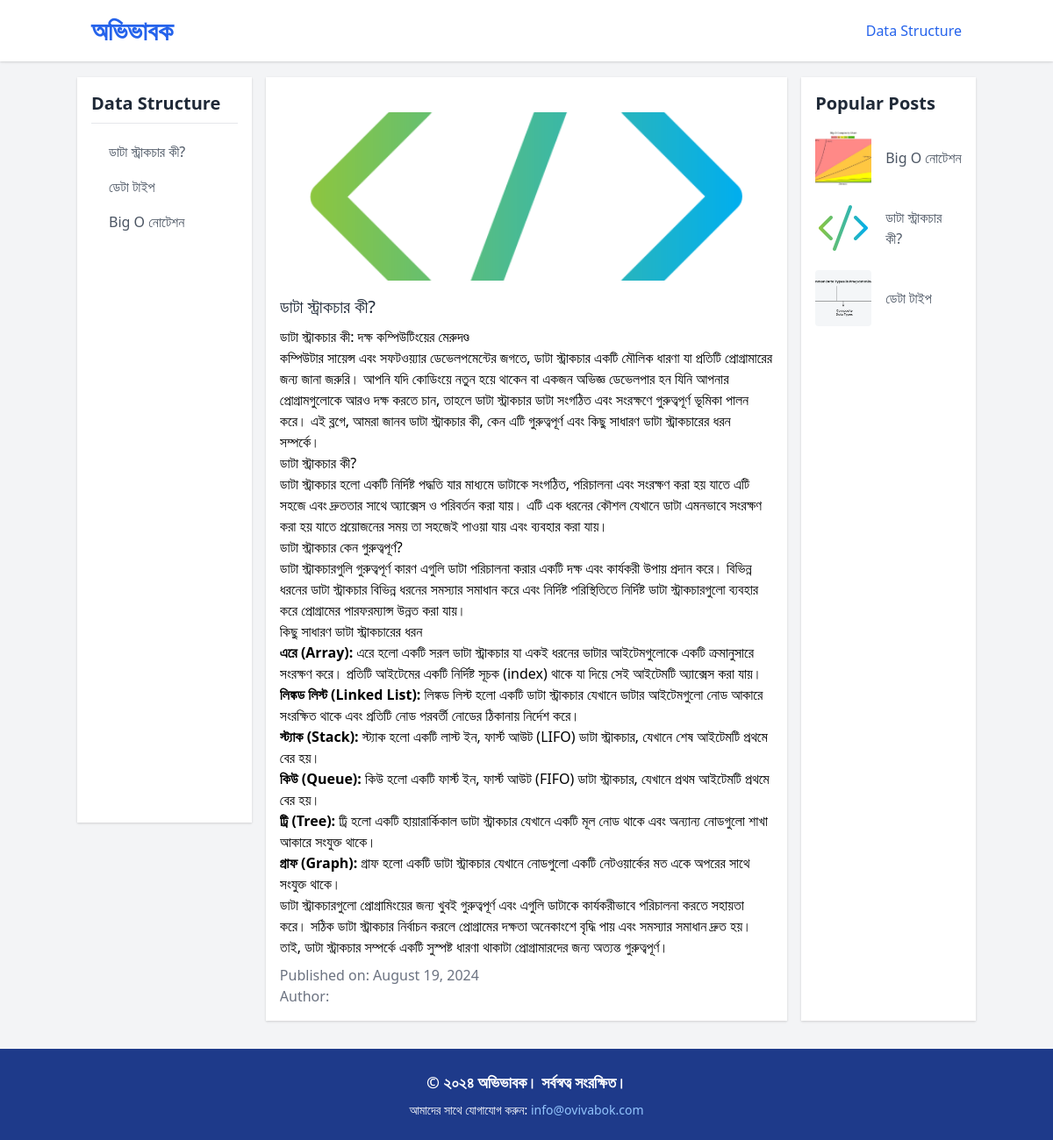
The app's page /course/1/ with its own data.
### tutorials/models.py (models this page shows, shortened)
class Course(models.Model):
    course_name = models.CharField(max_length=255)
    course_description = models.TextField()
    course_image = models.ImageField(upload_to='course_images/', blank=True, null=True)
    created_at = models.DateTimeField(auto_now_add=True)
    updated_at = models.DateTimeField(auto_now=True)
    order = models.PositiveIntegerField(default=0)

class Tutorial(models.Model):
    course = models.ForeignKey(Course, on_delete=models.CASCADE)
    tutorial_title = models.CharField(max_length=200)
    tutorial_description = RichTextField()
    tutorial_image = models.ImageField(upload_to='tutorial_images/', null=True, blank=True)
    created_at = models.DateTimeField(auto_now_add=True)
    updated_at = models.DateTimeField(auto_now=True)
    order = models.PositiveIntegerField(default=0)
    views_count = models.PositiveIntegerField(default=0)
    author = models.ForeignKey(settings.AUTH_USER_MODEL, on_delete=models.SET_NULL, null=True, blank=True)
    is_public = models.BooleanField(default=False, blank=True)

### tutorials/views.py (the view)
# urls.py: path('course/<int:course_id>/', views.tutorial_detail, name='tutorial_detail'),
def tutorial_detail(request, course_id):
    course = get_object_or_404(Course, id=course_id)
    tutorial_id = request.GET.get('tutorial_id')
    if tutorial_id:
        tutorial = get_object_or_404(Tutorial, id=tutorial_id, course=course)
        tutorial.views_count += 1
        tutorial.save()
    else:
        tutorial = Tutorial.objects.filter(course=course).order_by('order').first()
    tutorials = Tutorial.objects.filter(course=course).order_by('order')
    courses = Course.objects.all()
    top_tutorials = Tutorial.objects.all().order_by('-views_count')[:5]
    return render(request, 'tutorial_screen.html', {
        'course': course,
        'tutorial': tutorial,
        'tutorials': tutorials,
        'courses': courses,
        'top_tutorials': top_tutorials,
        'current_course_id': course_id  # Add this line
    })

### tutorials/templates/tutorial_screen.html (shortened to what this page needs)
<!DOCTYPE html>
<html lang="en">
<head>
    <link href="https://cdn.jsdelivr.net/npm/tailwindcss@2.1.2/dist/tailwind.min.css" rel="stylesheet">
</head>
<body class="bg-gray-100">
    <header class="bg-white shadow fixed top-0 left-0 w-full z-50">
        <div class="container mx-auto p-4 flex justify-between items-center">
            <a href="{% url 'index' %}" class="text-blue-600 hover:text-blue-800 transition duration-300 ease-in-out">
                <h1 class="text-3xl font-extrabold text-blue-600 leading-tight">
                    অভিভাবক
                </h1>
            </a>
            <nav class="relative hidden lg:flex space-x-6">
                {% for course in courses|slice:":5" %}
                    <a href="{% url 'tutorial_detail' course.id %}"
                       class="{% if course.id == current_course_id %} text-blue-600 font-medium transition duration-300 ease-in-out{% else %} text-gray-600 hover:text-blue-600 font-medium transition duration-300 ease-in-out{% endif %}">
                        {{ course.course_name }}
                    </a>
                {% endfor %}
            </nav>
        </div>
    </header>
    <main class="container mx-auto py-8 flex flex-col lg:flex-row mt-14">
        <aside class="hidden lg:block w-full lg:w-1/5 bg-white p-4 shadow mb-4 lg:mb-0 sticky-column scrollDiv">
            <h2 class="text-xl font-semibold text-gray-800 text-gray-700 mb-2">{{ course.course_name }}</h2>
            <hr />
            <ul class="mt-4 space-y-2">
                {% for tutorial in tutorials %}
                    <li>
                        <a href="{% url 'tutorial_detail' course_id=course.id %}?tutorial_id={{ tutorial.id }}"
                           class="block pl-2 pr-2 pt-1 pb-1 ml-3 rounded-sm
                                  {% if request.GET.tutorial_id|stringformat:"s" == tutorial.id|stringformat:"s" %}
                                      text-blue-600 font-bold
                                  {% else %}
                                      text-gray-600 hover:text-blue-600
                                  {% endif %}
                                  transition duration-300 ease-in-out">
                            {{ tutorial.tutorial_title }}
                        </a>
                    </li>
                {% empty %}
                    <li><span class="text-gray-600">No tutorials available.</span></li>
                {% endfor %}
            </ul>
        </aside>
        <section class="w-full lg:w-3/5 bg-white p-4 mx-0 lg:mx-4 shadow mb-4 lg:mb-0 overflow-x-auto">
            {% if tutorial %}
                <div class="mt-6 bg-white   rounded-lg overflow-x-auto">
                    {% if tutorial.tutorial_image %}
                        <img src="{{ tutorial.tutorial_image.url }}" alt="{{ tutorial.tutorial_title }}" class="w-full h-48 object-cover rounded-t-lg">
                    {% else %}
                        <img src="https://via.placeholder.com/400x250" alt="{{ tutorial.tutorial_title }}" class="w-full h-48 object-cover rounded-t-lg">
                    {% endif %}
                    <div class="mt-4">
                        <h3 class="text-xl font-medium text-gray-800">{{ tutorial.tutorial_title }}</h3>
                        <p class="mt-2 text-gray-600">{{ tutorial.tutorial_description|safe }}</p>
                        <p class="mt-2 text-gray-500">Published on: {{ tutorial.updated_at|date:"F j, Y" }}</p>
                        <p class="text-gray-500">Author: {{ tutorial.author.username }}</p>
            </div>
                    </div>
            {% else %}
                <p class="text-gray-600">No tutorials available for this course.</p>
            {% endif %}
        </section>
        <aside class="w-full lg:w-1/5 bg-white p-4 shadow">
            <h2 class="text-xl font-semibold text-gray-800">Popular Posts</h2>
            <ul class="mt-4 space-y-4">
                {% for top_tutorial in top_tutorials %}
            <li class="flex items-center space-x-4">
                {% if top_tutorial.tutorial_image %}
                    <img src="{{ top_tutorial.tutorial_image.url }}" alt="{{ top_tutorial.tutorial_title }}" class="w-16 h-16 object-cover rounded">
                {% else %}
                    <img src="https://via.placeholder.com/64x64" alt="{{ top_tutorial.tutorial_title }}" class="w-16 h-16 object-cover rounded">
                {% endif %}
                <a href="{% url 'tutorial_detail' course_id=top_tutorial.course.id %}?tutorial_id={{ top_tutorial.id }}" class="text-gray-600 hover:text-gray-900">
                    {{ top_tutorial.tutorial_title }}
                </a>
            </li>
        {% empty %}
            <li><span class="text-gray-600">No popular tutorials at the moment.</span></li>
        {% endfor %}
            </ul>
        </aside>
    </main>
    <footer class="bg-blue-900 text-white py-6">
        <div class="container mx-auto text-center footer-content">
            <p class="text-lg font-semibold mb-2">© ২০২৪ অভিভাবক। সর্বস্বত্ব সংরক্ষিত।</p>
            <p class="text-sm">আমাদের সাথে যোগাযোগ করুন: <a href="mailto:info@ovivabok.com" class="text-blue-300 hover:text-blue-500">info@ovivabok.com</a></p>
        </div>
    </footer>
</body>
</html>

### tutorials/templates/tutorial_screen.html (style rules this page uses)
.scrollDiv { max-height: 850px; overflow-y: auto; scroll-behavior: smooth; }
.scrollDiv { -ms-overflow-style: none; }
.sticky-column { position: -webkit-sticky; position: sticky; top: 4rem; z-index: 10; background-color: white; }
html, body { height: 100%; margin: 0; }
body { display: flex; flex-direction: column; }
footer { margin-top: auto; }

### records on screen
Course: course_name "Data Structure"
Tutorial: tutorial_title "ডাটা স্ট্রাকচার কী?", tutorial_image (picture), tutorial_description "ডাটা স্ট্রাকচার কী: দক্ষ কম্পিউটিংয়ের মেরুদণ্ড কম্পিউটার সায়েন্স এবং সফটওয়্যার ডেভেলপমেন্টের জগতে, ডাটা স্ট্রাকচার একটি মৌলিক ধারণা যা প্রতিটি প্রোগ্রামারের জন্য জানা জরুরি। আপনি যদি কোডিংয়ে নতুন হয়ে থাকেন বা একজন অভিজ্ঞ ডেভেলপার হন যিনি আপনার প্রোগ্রামগুলোকে আরও দক্ষ করতে চান, তাহলে ডাটা স্ট্রাকচার ডাটা সংগঠিত এবং সংরক্ষণে গুরুত্বপূর্ণ ভূমিকা পালন করে। এই ব্লগে, আমরা জানব ডাটা স্ট্রাকচার কী, কেন এটি গুরুত্বপূর্ণ এবং কিছু সাধারণ ডাটা স্ট্রাকচারের ধরন সম্পর্কে। ডাটা স্ট্রাকচার কী? ডাটা স্ট্রাকচার হলো একটি নির্দিষ্ট পদ্ধতি যার মাধ্যমে ডাটাকে সংগঠিত, পরিচালনা এবং সংরক্ষণ করা হয় যাতে এটি সহজে এবং দ্রুততার সাথে অ্যাক্সেস ও পরিবর্তন করা যায়। এটি এক ধরনের কৌশল যেখানে ডাটা এমনভাবে সংরক্ষণ…", updated_at "August 19, 2024"
Tutorial: tutorial_title "ডেটা টাইপ", tutorial_image (picture)
Tutorial: tutorial_title "Big O নোটেশন", tutorial_image (picture)
